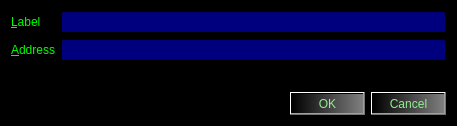
<?xml version="1.0" encoding="UTF-8"?>
<ui version="4.0">
 <class>EditAddressDialog</class>
 <widget class="QDialog" name="EditAddressDialog">
  <property name="geometry">
   <rect>
    <x>0</x>
    <y>0</y>
    <width>457</width>
    <height>126</height>
   </rect>
  </property>
  <property name="palette">
   <palette>
    <active>
     <colorrole role="WindowText">
      <brush brushstyle="SolidPattern">
       <color alpha="255">
        <red>0</red>
        <green>255</green>
        <blue>0</blue>
       </color>
      </brush>
     </colorrole>
     <colorrole role="Button">
      <brush brushstyle="SolidPattern">
       <color alpha="255">
        <red>255</red>
        <green>255</green>
        <blue>0</blue>
       </color>
      </brush>
     </colorrole>
     <colorrole role="Light">
      <brush brushstyle="SolidPattern">
       <color alpha="255">
        <red>0</red>
        <green>255</green>
        <blue>255</blue>
       </color>
      </brush>
     </colorrole>
     <colorrole role="Text">
      <brush brushstyle="SolidPattern">
       <color alpha="255">
        <red>0</red>
        <green>255</green>
        <blue>0</blue>
       </color>
      </brush>
     </colorrole>
     <colorrole role="BrightText">
      <brush brushstyle="SolidPattern">
       <color alpha="255">
        <red>0</red>
        <green>170</green>
        <blue>255</blue>
       </color>
      </brush>
     </colorrole>
     <colorrole role="ButtonText">
      <brush brushstyle="SolidPattern">
       <color alpha="255">
        <red>255</red>
        <green>255</green>
        <blue>0</blue>
       </color>
      </brush>
     </colorrole>
     <colorrole role="Base">
      <brush brushstyle="SolidPattern">
       <color alpha="255">
        <red>0</red>
        <green>0</green>
        <blue>127</blue>
       </color>
      </brush>
     </colorrole>
     <colorrole role="Window">
      <brush brushstyle="SolidPattern">
       <color alpha="255">
        <red>0</red>
        <green>0</green>
        <blue>0</blue>
       </color>
      </brush>
     </colorrole>
     <colorrole role="HighlightedText">
      <brush brushstyle="SolidPattern">
       <color alpha="255">
        <red>255</red>
        <green>0</green>
        <blue>0</blue>
       </color>
      </brush>
     </colorrole>
     <colorrole role="AlternateBase">
      <brush brushstyle="SolidPattern">
       <color alpha="255">
        <red>0</red>
        <green>0</green>
        <blue>127</blue>
       </color>
      </brush>
     </colorrole>
     <colorrole role="NoRole">
      <brush brushstyle="SolidPattern">
       <color alpha="255">
        <red>0</red>
        <green>0</green>
        <blue>255</blue>
       </color>
      </brush>
     </colorrole>
    </active>
    <inactive>
     <colorrole role="WindowText">
      <brush brushstyle="SolidPattern">
       <color alpha="255">
        <red>0</red>
        <green>255</green>
        <blue>0</blue>
       </color>
      </brush>
     </colorrole>
     <colorrole role="Button">
      <brush brushstyle="SolidPattern">
       <color alpha="255">
        <red>255</red>
        <green>255</green>
        <blue>0</blue>
       </color>
      </brush>
     </colorrole>
     <colorrole role="Light">
      <brush brushstyle="SolidPattern">
       <color alpha="255">
        <red>0</red>
        <green>255</green>
        <blue>255</blue>
       </color>
      </brush>
     </colorrole>
     <colorrole role="Text">
      <brush brushstyle="SolidPattern">
       <color alpha="255">
        <red>0</red>
        <green>255</green>
        <blue>0</blue>
       </color>
      </brush>
     </colorrole>
     <colorrole role="BrightText">
      <brush brushstyle="SolidPattern">
       <color alpha="255">
        <red>0</red>
        <green>170</green>
        <blue>255</blue>
       </color>
      </brush>
     </colorrole>
     <colorrole role="ButtonText">
      <brush brushstyle="SolidPattern">
       <color alpha="255">
        <red>255</red>
        <green>255</green>
        <blue>0</blue>
       </color>
      </brush>
     </colorrole>
     <colorrole role="Base">
      <brush brushstyle="SolidPattern">
       <color alpha="255">
        <red>0</red>
        <green>0</green>
        <blue>127</blue>
       </color>
      </brush>
     </colorrole>
     <colorrole role="Window">
      <brush brushstyle="SolidPattern">
       <color alpha="255">
        <red>0</red>
        <green>0</green>
        <blue>0</blue>
       </color>
      </brush>
     </colorrole>
     <colorrole role="HighlightedText">
      <brush brushstyle="SolidPattern">
       <color alpha="255">
        <red>255</red>
        <green>0</green>
        <blue>0</blue>
       </color>
      </brush>
     </colorrole>
     <colorrole role="AlternateBase">
      <brush brushstyle="SolidPattern">
       <color alpha="255">
        <red>0</red>
        <green>0</green>
        <blue>127</blue>
       </color>
      </brush>
     </colorrole>
     <colorrole role="NoRole">
      <brush brushstyle="SolidPattern">
       <color alpha="255">
        <red>0</red>
        <green>0</green>
        <blue>255</blue>
       </color>
      </brush>
     </colorrole>
    </inactive>
    <disabled>
     <colorrole role="WindowText">
      <brush brushstyle="SolidPattern">
       <color alpha="255">
        <red>120</red>
        <green>120</green>
        <blue>120</blue>
       </color>
      </brush>
     </colorrole>
     <colorrole role="Button">
      <brush brushstyle="SolidPattern">
       <color alpha="255">
        <red>255</red>
        <green>255</green>
        <blue>0</blue>
       </color>
      </brush>
     </colorrole>
     <colorrole role="Light">
      <brush brushstyle="SolidPattern">
       <color alpha="255">
        <red>0</red>
        <green>255</green>
        <blue>255</blue>
       </color>
      </brush>
     </colorrole>
     <colorrole role="Text">
      <brush brushstyle="SolidPattern">
       <color alpha="255">
        <red>120</red>
        <green>120</green>
        <blue>120</blue>
       </color>
      </brush>
     </colorrole>
     <colorrole role="BrightText">
      <brush brushstyle="SolidPattern">
       <color alpha="255">
        <red>0</red>
        <green>170</green>
        <blue>255</blue>
       </color>
      </brush>
     </colorrole>
     <colorrole role="ButtonText">
      <brush brushstyle="SolidPattern">
       <color alpha="255">
        <red>120</red>
        <green>120</green>
        <blue>120</blue>
       </color>
      </brush>
     </colorrole>
     <colorrole role="Base">
      <brush brushstyle="SolidPattern">
       <color alpha="255">
        <red>0</red>
        <green>0</green>
        <blue>0</blue>
       </color>
      </brush>
     </colorrole>
     <colorrole role="Window">
      <brush brushstyle="SolidPattern">
       <color alpha="255">
        <red>0</red>
        <green>0</green>
        <blue>0</blue>
       </color>
      </brush>
     </colorrole>
     <colorrole role="HighlightedText">
      <brush brushstyle="SolidPattern">
       <color alpha="255">
        <red>255</red>
        <green>0</green>
        <blue>0</blue>
       </color>
      </brush>
     </colorrole>
     <colorrole role="AlternateBase">
      <brush brushstyle="SolidPattern">
       <color alpha="255">
        <red>0</red>
        <green>0</green>
        <blue>127</blue>
       </color>
      </brush>
     </colorrole>
     <colorrole role="NoRole">
      <brush brushstyle="SolidPattern">
       <color alpha="255">
        <red>0</red>
        <green>0</green>
        <blue>255</blue>
       </color>
      </brush>
     </colorrole>
    </disabled>
   </palette>
  </property>
  <property name="windowTitle">
   <string>Edit Address</string>
  </property>
  <property name="autoFillBackground">
   <bool>true</bool>
  </property>
  <layout class="QVBoxLayout" name="verticalLayout">
   <item>
    <layout class="QFormLayout" name="formLayout">
     <property name="fieldGrowthPolicy">
      <enum>QFormLayout::AllNonFixedFieldsGrow</enum>
     </property>
     <item row="0" column="0">
      <widget class="QLabel" name="label">
       <property name="text">
        <string>&amp;Label</string>
       </property>
       <property name="buddy">
        <cstring>labelEdit</cstring>
       </property>
      </widget>
     </item>
     <item row="0" column="1">
      <widget class="QLineEdit" name="labelEdit">
       <property name="toolTip">
        <string>The label associated with this address book entry</string>
       </property>
      </widget>
     </item>
     <item row="1" column="0">
      <widget class="QLabel" name="label_2">
       <property name="text">
        <string>&amp;Address</string>
       </property>
       <property name="buddy">
        <cstring>addressEdit</cstring>
       </property>
      </widget>
     </item>
     <item row="1" column="1">
      <widget class="QLineEdit" name="addressEdit">
       <property name="toolTip">
        <string>The address associated with this address book entry. This can only be modified for sending addresses.</string>
       </property>
      </widget>
     </item>
    </layout>
   </item>
   <item>
    <widget class="QDialogButtonBox" name="buttonBox">
     <property name="styleSheet">
      <string notr="true">
background-color:qlineargradient(spread:pad, x1:0, y1:0, x2:1, y2:0, stop:0 rgba(0, 0, 0, 255), stop:1 rgba(127, 127, 127, 255));
color:lightgreen;
</string>
     </property>
     <property name="orientation">
      <enum>Qt::Horizontal</enum>
     </property>
     <property name="standardButtons">
      <set>QDialogButtonBox::Cancel|QDialogButtonBox::Ok</set>
     </property>
    </widget>
   </item>
  </layout>
 </widget>
 <resources/>
 <connections>
  <connection>
   <sender>buttonBox</sender>
   <signal>accepted()</signal>
   <receiver>EditAddressDialog</receiver>
   <slot>accept()</slot>
   <hints>
    <hint type="sourcelabel">
     <x>248</x>
     <y>254</y>
    </hint>
    <hint type="destinationlabel">
     <x>157</x>
     <y>274</y>
    </hint>
   </hints>
  </connection>
  <connection>
   <sender>buttonBox</sender>
   <signal>rejected()</signal>
   <receiver>EditAddressDialog</receiver>
   <slot>reject()</slot>
   <hints>
    <hint type="sourcelabel">
     <x>316</x>
     <y>260</y>
    </hint>
    <hint type="destinationlabel">
     <x>286</x>
     <y>274</y>
    </hint>
   </hints>
  </connection>
 </connections>
</ui>
